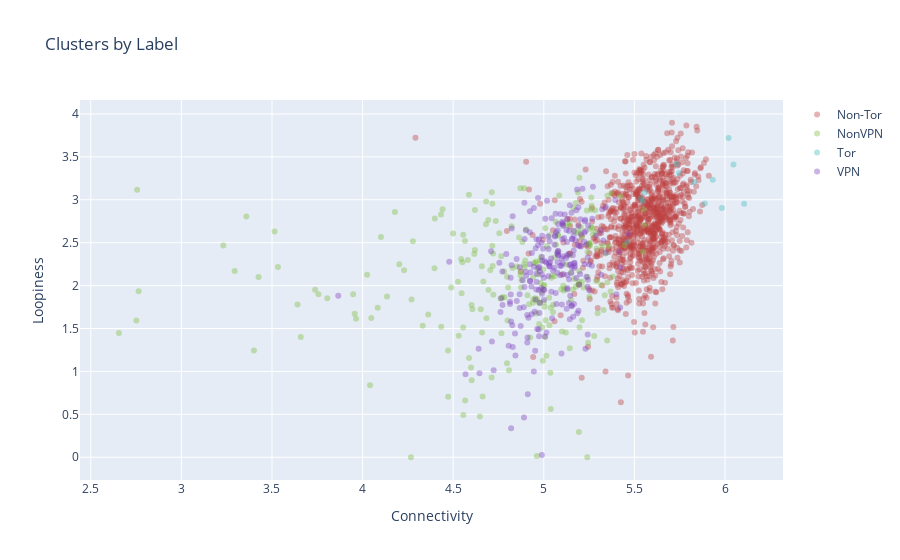

This figure's notebook cell:
### Code cell
topology_data_td1 = show_clusters_by_label_2D_tda(traffic_dataset_1['Dataset'], target_label='Traffic Type', title='Clusters by Label', n_points=100, allow_partial=True)

### Figure 1 — Plotly figure (JSON) as saved in the notebook; plotly's stock layout.template omitted (floating-point values rounded to 4 significant figures; data arrays with more than 128 entries replaced by an {"elided": "..."} marker saying what was removed)
{"data": [{"marker": {"color": "rgba(191.25, 63.75, 63.75, 0.4)"}, "mode": "markers", "name": "Non-Tor", "type": "scatter", "x": {"elided": "933 float values"}, "y": {"elided": "933 float values"}}, {"marker": {"color": "rgba(127.50000000000003, 191.25, 63.75, 0.4)"}, "mode": "markers", "name": "NonVPN", "type": "scatter", "x": {"elided": "238 float values"}, "y": {"elided": "238 float values"}}, {"marker": {"color": "rgba(63.75, 191.24999999999997, 191.25, 0.4)"}, "mode": "markers", "name": "Tor", "type": "scatter", "x": [5.83, 5.732, 5.889, 6.047, 6.02, 5.747, 5.557, 6.105, 5.983, 5.46, 5.545, 5.932, 5.536], "y": [3.208, 3.417, 2.957, 3.412, 3.721, 3.312, 3.084, 2.953, 2.903, 2.509, 2.986, 3.233, 3.016]}, {"marker": {"color": "rgba(127.49999999999994, 63.75, 191.25, 0.4)"}, "mode": "markers", "name": "VPN", "type": "scatter", "x": {"elided": "229 float values"}, "y": {"elided": "229 float values"}}], "layout": {"title": {"text": "Clusters by Label"}, "xaxis": {"ticklen": 5, "title": {"text": "Connectivity"}, "zeroline": false}, "yaxis": {"ticklen": 5, "title": {"text": "Loopiness"}, "zeroline": false}}}
